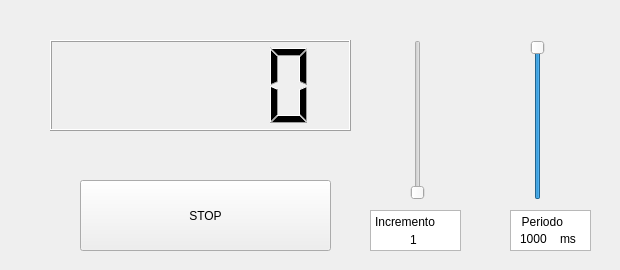
<?xml version="1.0" encoding="UTF-8"?>
<ui version="4.0">
 <class>Counter</class>
 <widget class="QWidget" name="Counter">
  <property name="geometry">
   <rect>
    <x>0</x>
    <y>0</y>
    <width>620</width>
    <height>270</height>
   </rect>
  </property>
  <property name="windowTitle">
   <string>Counter</string>
  </property>
  <widget class="QPushButton" name="button">
   <property name="geometry">
    <rect>
     <x>80</x>
     <y>180</y>
     <width>251</width>
     <height>71</height>
    </rect>
   </property>
   <property name="text">
    <string>STOP</string>
   </property>
  </widget>
  <widget class="QLCDNumber" name="lcdNumber">
   <property name="geometry">
    <rect>
     <x>50</x>
     <y>40</y>
     <width>301</width>
     <height>91</height>
    </rect>
   </property>
  </widget>
  <widget class="QSlider" name="verticalSlider">
   <property name="geometry">
    <rect>
     <x>410</x>
     <y>40</y>
     <width>16</width>
     <height>160</height>
    </rect>
   </property>
   <property name="minimum">
    <number>1</number>
   </property>
   <property name="maximum">
    <number>5</number>
   </property>
   <property name="orientation">
    <enum>Qt::Vertical</enum>
   </property>
  </widget>
  <widget class="QSlider" name="verticalSlider_2">
   <property name="geometry">
    <rect>
     <x>530</x>
     <y>40</y>
     <width>16</width>
     <height>160</height>
    </rect>
   </property>
   <property name="minimum">
    <number>0</number>
   </property>
   <property name="maximum">
    <number>1000</number>
   </property>
   <property name="sliderPosition">
    <number>1000</number>
   </property>
   <property name="orientation">
    <enum>Qt::Vertical</enum>
   </property>
  </widget>
  <widget class="QPlainTextEdit" name="plainTextEdit">
   <property name="geometry">
    <rect>
     <x>370</x>
     <y>210</y>
     <width>91</width>
     <height>41</height>
    </rect>
   </property>
   <property name="plainText">
    <string>Incremento</string>
   </property>
  </widget>
  <widget class="QPlainTextEdit" name="plainTextEdit_2">
   <property name="geometry">
    <rect>
     <x>510</x>
     <y>210</y>
     <width>81</width>
     <height>41</height>
    </rect>
   </property>
   <property name="plainText">
    <string>  Periodo</string>
   </property>
  </widget>
  <widget class="QLabel" name="label">
   <property name="geometry">
    <rect>
     <x>410</x>
     <y>230</y>
     <width>31</width>
     <height>20</height>
    </rect>
   </property>
   <property name="text">
    <string>1</string>
   </property>
  </widget>
  <widget class="QLabel" name="label_2">
   <property name="geometry">
    <rect>
     <x>520</x>
     <y>230</y>
     <width>41</width>
     <height>17</height>
    </rect>
   </property>
   <property name="text">
    <string>1000 </string>
   </property>
  </widget>
  <widget class="QLabel" name="label_3">
   <property name="geometry">
    <rect>
     <x>560</x>
     <y>230</y>
     <width>67</width>
     <height>17</height>
    </rect>
   </property>
   <property name="text">
    <string>ms</string>
   </property>
  </widget>
 </widget>
 <resources/>
 <connections>
  <connection>
   <sender>verticalSlider</sender>
   <signal>valueChanged(int)</signal>
   <receiver>label</receiver>
   <slot>setNum(int)</slot>
   <hints>
    <hint type="sourcelabel">
     <x>420</x>
     <y>64</y>
    </hint>
    <hint type="destinationlabel">
     <x>422</x>
     <y>244</y>
    </hint>
   </hints>
  </connection>
  <connection>
   <sender>verticalSlider_2</sender>
   <signal>valueChanged(int)</signal>
   <receiver>label_2</receiver>
   <slot>setNum(int)</slot>
   <hints>
    <hint type="sourcelabel">
     <x>533</x>
     <y>137</y>
    </hint>
    <hint type="destinationlabel">
     <x>543</x>
     <y>238</y>
    </hint>
   </hints>
  </connection>
 </connections>
</ui>
